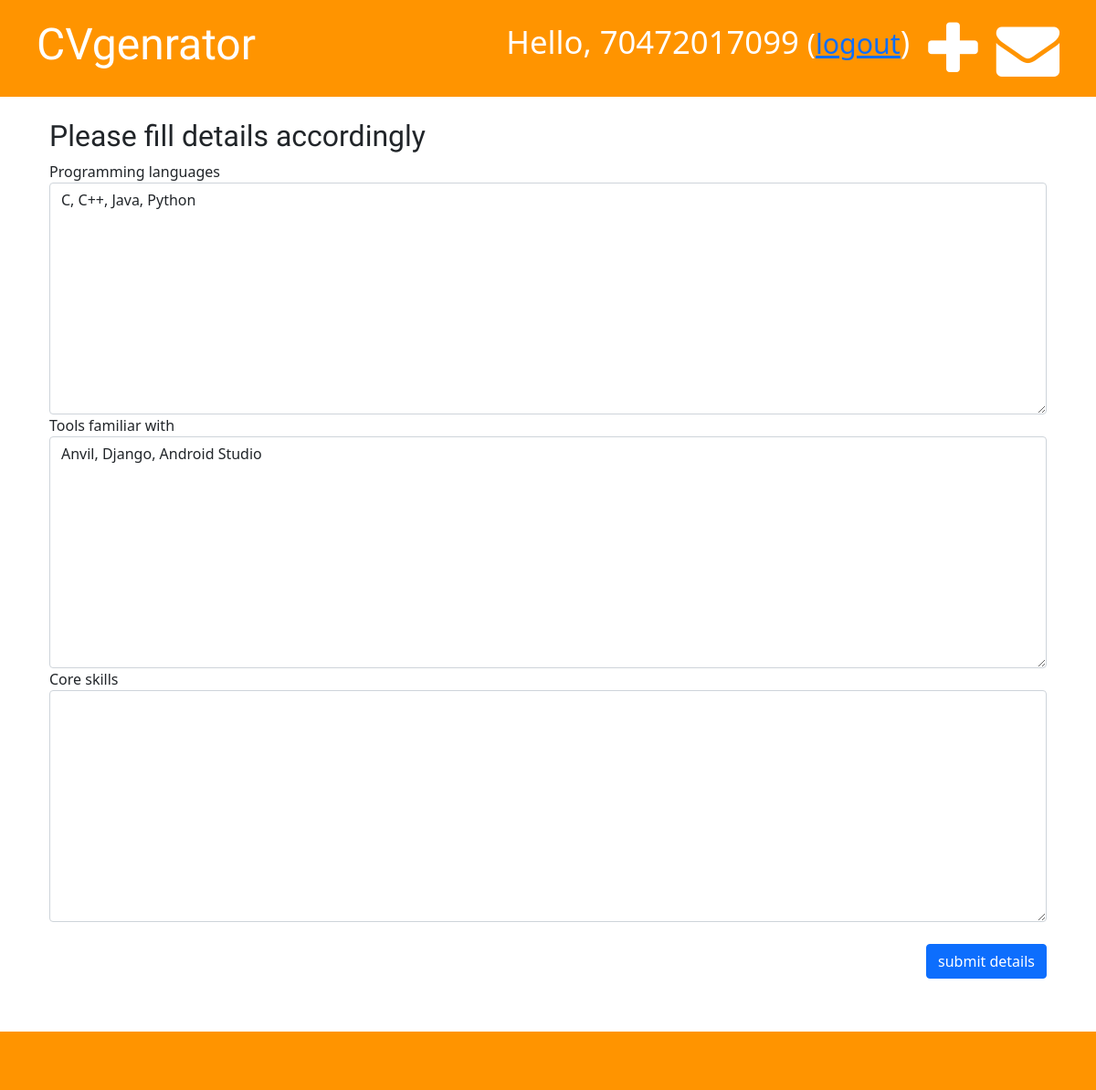
Page /cvg/cv/sd/1/edit/ (signed in) on the committed database.
### cvg/models.py (models this page shows, shortened)
class Skills(models.Model):
    cv = models.ForeignKey('cvg.Cv', on_delete=models.CASCADE, related_name='skills')
    programming_languages = models.TextField(max_length=100, null=True, blank=True)
    tools_familiar_with = models.TextField(max_length=100, null=True, blank=True)
    core_skills = models.TextField(max_length=100, null=True, blank=True)
    approved = models.BooleanField(default=True)
    modified_date = models.DateTimeField(default=timezone.now)
    edited_by = models.CharField(max_length=11, blank=True)

### cvg/views.py (the view)
# urls.py: path('cv/sd/<int:pk>/edit/', views.edit_sd, name='edit_sd'),
@login_required
def edit_sd(request, pk):
    sd = get_object_or_404(Skills, pk=pk)
    if request.method == 'POST':
        form = Skillsform(request.POST, instance=sd)
        if form.is_valid():
            sd = form.save(commit=False)
            sd.edited_by = str(request.user)
            sd.modified_date = timezone.now()
            sd.save()
            return redirect('cvg:cv_detail', pk=sd.cv.pk)
    else:
        form = Skillsform(instance=sd)
    return render(request, 'cvg/form.html', {'form': form})

### cvg/forms.py
class Skillsform(forms.ModelForm):
    class Meta:
        model = Skills
        exclude = ('cv', 'approved', 'edited_by', 'modified_date')

### cvg/templates/cvg/form.html (shortened to what this page needs)
{% extends 'cvg/base.html' %} {% block title %} Adding details! {% endblock %}
{% load crispy_forms_tags %}
{% block content %}
<div class="container pads">
    <h2>Please fill details accordingly</h2>
    <form class="cv-form-blog" method="POST">
        {{ form|crispy }}
        <br>
        <button type="submit" class="btn btn-primary">submit details</button>
    </form>
</div>
    <br>
    <br>
    <br>
{% endblock %}

### cvg/templates/cvg/base.html (shortened to what this page needs)
{% load static %}
<!DOCTYPE html>
<html lang="en">
<head>
    <link href="https://cdn.jsdelivr.net/npm/bootstrap@5.0.2/dist/css/bootstrap.min.css" rel="stylesheet"
        type="text/css">
    <link href="https://cdn.jsdelivr.net/npm/bootstrap@5.0.2/dist/css/bootstrap.min.css" rel="stylesheet"
>
    <link rel="stylesheet" href="https://cdnjs.cloudflare.com/ajax/libs/font-awesome/4.7.0/css/font-awesome.min.css">
    <link href="{% static 'cvg/style.css' %}" rel="stylesheet" type="text/css">
</head>
<body>
    <div class="page-header">
        {% if user.is_authenticated %}
        <a href="{% url 'cvg:cv_draft_list' %}" class="top-menu"><i class="fa fa-envelope fa-2x"></i></a>
        <a href="{% url 'cvg:cv_new' %}" class="top-menu"><i class="fa fa-plus fa-2x"></i></a>
        <p class="top-menu">Hello, {{user.username}} <small>(<a href="{% url 'logout' %}">logout</a></small>)</p>
        {% else %}
        <a href="{% url 'login' %}" class="top-menu"><i class="fa fa-sign-in fa-2x" aria-hidden="true"></i></a>
        {% endif %}
        <h1><a href="{% url 'cvg:cv_list' %}">CVgenrator</a></h1>
    </div>
    <br>
    <div class="container">
    {% block content %}
    {% endblock %}
    </div>
    <br>
    <div class="page-header">
    <br>
    </div>
</body>
</html>

### cvg/static/cvg/style.css (style rules this page uses)
.page-header { background-color: #ff9400; margin-top:0; padding: 20px 20px 20px 40px; }
.page-header h1, .page-header h1 a { color:white; font-size:36pt; text-decoration:none; }
h1, h2, h3, h4, h5, h6 { font-family: 'Tangerine', 'Inconsolata', 'Droid Sans', serif; }
.cv-form-blog textarea { width: 100%; }
.cv-form-blog .btn-primary { float: right; }
.top-menu { color: #ffffff; float: right; font-size: 26pt; margin-right: 20px; }

### rows in the picture
Skills: programming_languages "C, C++, Java, Python", tools_familiar_with "Anvil, Django, Android Studio"

### other values in the picture
{{ user.username }} "70472017099"
